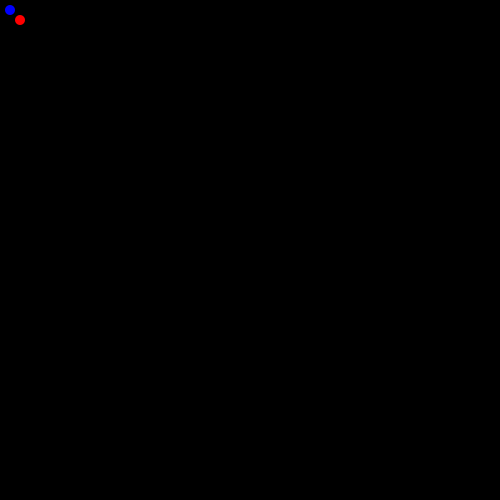
Frame 1 (no input)
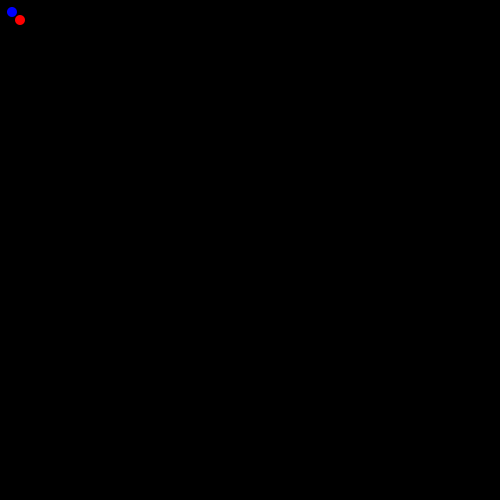
Frame 60 (the mouse pressed at the canvas centre just before this capture)
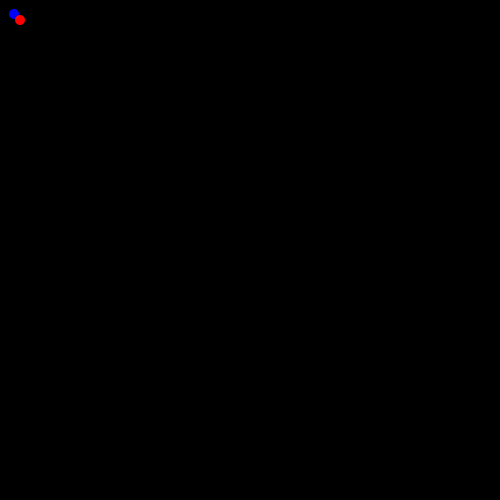
Frame 120 (the mouse held since frame 60 and released just before this capture)

The Processing sketch that drew these frames (run headless with seeded random() and noise(); from frame 60 on, the mouse is pressed at the canvas centre):

// Processing sketch: vectors
// ── vectors.pde
void setup()
{
  size(500, 500);
  
  /*
  // Adding
  //a += b
  a.add(b);
  
  //c = a + b
  c = PVector.add(a, b);
  
  // Subtract
  a.sub(b);
  c = PVector.sub(a, b);
  
  //a *= f
  a.mult(f);
  
  c = PVector.mult(a, f);
  
  c.normalize();
  
  println(a);
  println(b);
  println(c);
  println(a.mag());
  */
  
  // Calculate the speed
  speed = dist(a.x, a.y, b.x,b.y) / time;
  
}

PVector a = new PVector(10, 10);
PVector b = new PVector(20, 20);
PVector c = new PVector(0, 0);
float f = 2;

float speed = 20;
float time = 5.0f;
float timeDelta = 1.0f / 60.0f;
void draw()
{
  // Make a move towards b at 20 units per second
  background(0);
  noStroke();
  fill(0, 0, 255);
  ellipse(a.x, a.y, 10, 10);
  
  fill(255, 0, 0);
  ellipse(b.x, b.y, 10, 10);
  
  /*
  // Move at speed
  c = PVector.sub(b, a);
  c.normalize();
  c.mult(timeDelta * speed);
  a.add(c);
  
  b.x = mouseX;
  b.y = mouseY;  
  */
  
  c = PVector.sub(b, a);
  c.normalize();
  c.mult(timeDelta * speed);
  a.add(c);
  
}
